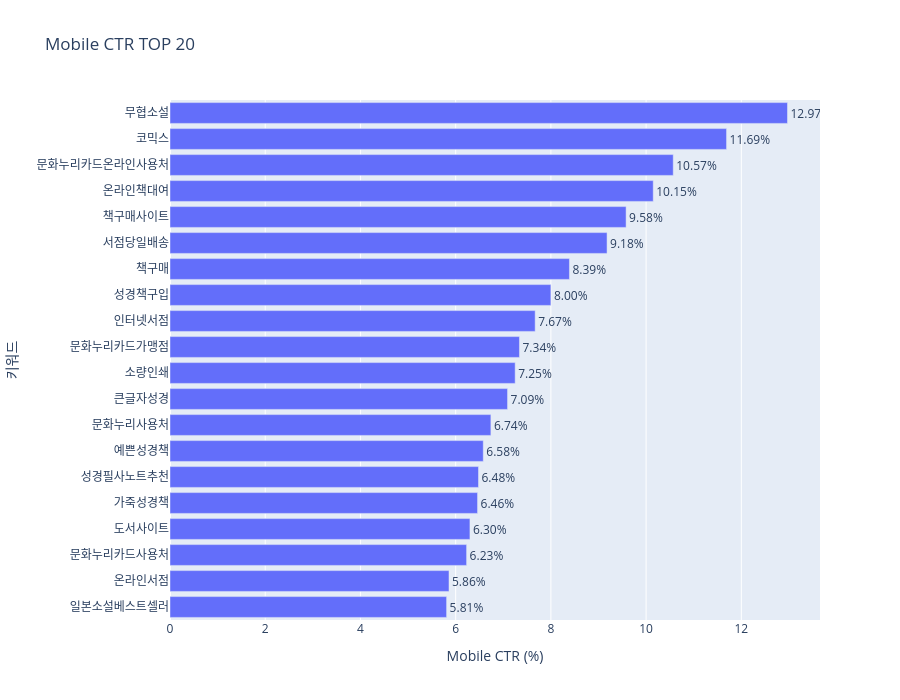

This figure's notebook cell:
### Code cell
import plotly.express as px

fig = px.bar(
    top_ctr_mobile,
    x="ctr_mobile",
    y="keyword",
    title="Mobile CTR TOP 20",
    labels={
        "ctr_mobile": "Mobile CTR (%)",
        "keyword": "키워드"
    },
    hover_data=[
        "click_mobile",
        "search_mobile",
        "competition"
    ],
    # text_auto=True
    text="ctr_mobile"
)

fig.update_layout(
    yaxis={
        "categoryorder": "total ascending"
    },
    height=700
)

fig.update_traces(
    texttemplate="%{text:.2f}%",
    textposition="outside"
)

fig.show()

### Figure 1 — Plotly figure (JSON) as saved in the notebook; plotly's stock layout.template omitted (floating-point values rounded to 4 significant figures)
{"data": [{"customdata": [[623.4, 5170, "높음"], [238.4, 2210, "중간"], [244.4, 2420, "높음"], [127.7, 1350, "중간"], [81, 910, "높음"], [58.9, 680, "높음"], [63.4, 800, "높음"], [41.8, 540, "높음"], [218.8, 3040, "높음"], [204, 3000, "높음"], [68.6, 1010, "높음"], [36.2, 530, "높음"], [203.4, 3240, "높음"], [78.4, 1260, "높음"], [63, 1020, "높음"], [44, 710, "높음"], [62.6, 1050, "높음"], [1462.0, 25100, "높음"], [83.4, 1490, "높음"], [70.7, 1300, "중간"]], "hovertemplate": "Mobile CTR (%)=%{text}<br>키워드=%{y}<br>click_mobile=%{customdata[0]}<br>search_mobile=%{customdata[1]}<br>competition=%{customdata[2]}<extra></extra>", "legendgroup": "", "marker": {"color": "#636efa", "pattern": {"shape": ""}}, "name": "", "orientation": "h", "showlegend": false, "text": [12.97, 11.69, 10.57, 10.15, 9.58, 9.18, 8.39, 8.0, 7.67, 7.34, 7.25, 7.09, 6.74, 6.58, 6.48, 6.46, 6.3, 6.23, 5.86, 5.81], "textposition": "outside", "texttemplate": "%{text:.2f}%", "type": "bar", "x": [12.97, 11.69, 10.57, 10.15, 9.58, 9.18, 8.39, 8.0, 7.67, 7.34, 7.25, 7.09, 6.74, 6.58, 6.48, 6.46, 6.3, 6.23, 5.86, 5.81], "xaxis": "x", "y": ["무협소설", "코믹스", "문화누리카드온라인사용처", "온라인책대여", "책구매사이트", "서점당일배송", "책구매", "성경책구입", "인터넷서점", "문화누리카드가맹점", "소량인쇄", "큰글자성경", "문화누리사용처", "예쁜성경책", "성경필사노트추천", "가죽성경책", "도서사이트", "문화누리카드사용처", "온라인서점", "일본소설베스트셀러"], "yaxis": "y"}], "layout": {"barmode": "relative", "height": 700, "legend": {"tracegroupgap": 0}, "title": {"text": "Mobile CTR TOP 20"}, "xaxis": {"anchor": "y", "domain": [0, 1], "title": {"text": "Mobile CTR (%)"}}, "yaxis": {"anchor": "x", "categoryorder": "total ascending", "domain": [0, 1], "title": {"text": "키워드"}}}}
